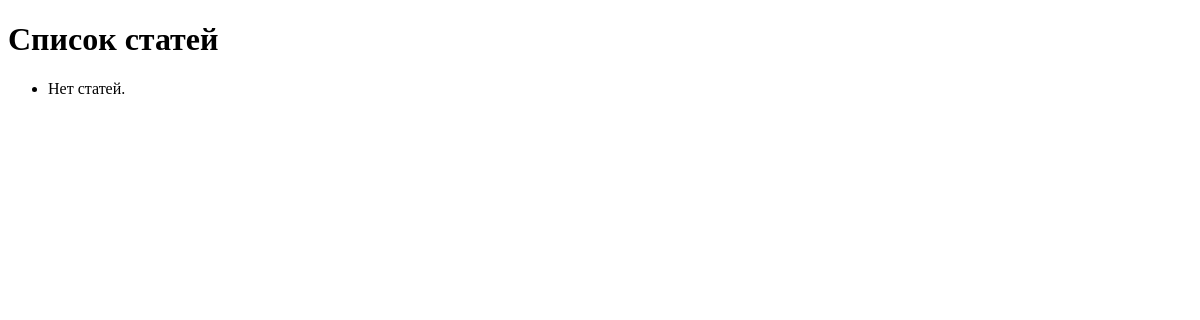
The page /articles/ on the database as committed earlier.
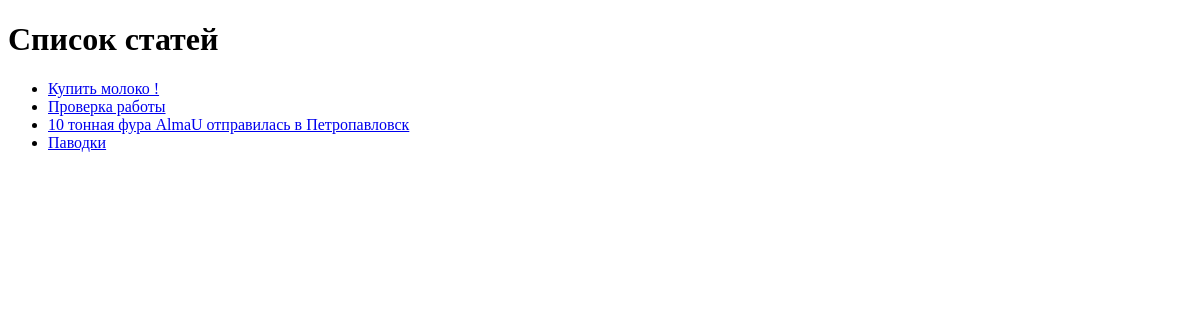
The same page on the database as committed later.
### blog/models.py (models this page shows, shortened)
class Article(models.Model):
    title = models.CharField(max_length=255)
    text = models.TextField()
    author = models.CharField(max_length=255)

### blog/views.py (the view)
# urls.py: path('articles/', ArticleListView.as_view(), name='article_list'),
class ArticleListView(ListView):
    model = Article
    template_name = 'blog/article_list.html'  # Путь к вашему шаблону списка статей

### blog/templates/blog/article_list.html (shortened to what this page needs)
<!DOCTYPE html>
<html>
<head>
</head>
<body>
    <h1>Список статей</h1>
    <ul>
        {% for article in object_list %}
            <li>
                <a href="{% url 'article_detail' article.pk %}">{{ article.title }}</a>
            </li>
        {% empty %}
            <li>Нет статей.</li>
        {% endfor %}
    </ul>
</body>
</html>

Rows that differ between the two databases and show on the page:
added Article: title "Купить молоко !"
added Article: title "Проверка работы"
added Article: title "10 тонная фура AlmaU отправилась в Петропавловск"
added Article: title "Паводки"
Other text that changed with them:
text no longer shown: "Нет статей."
